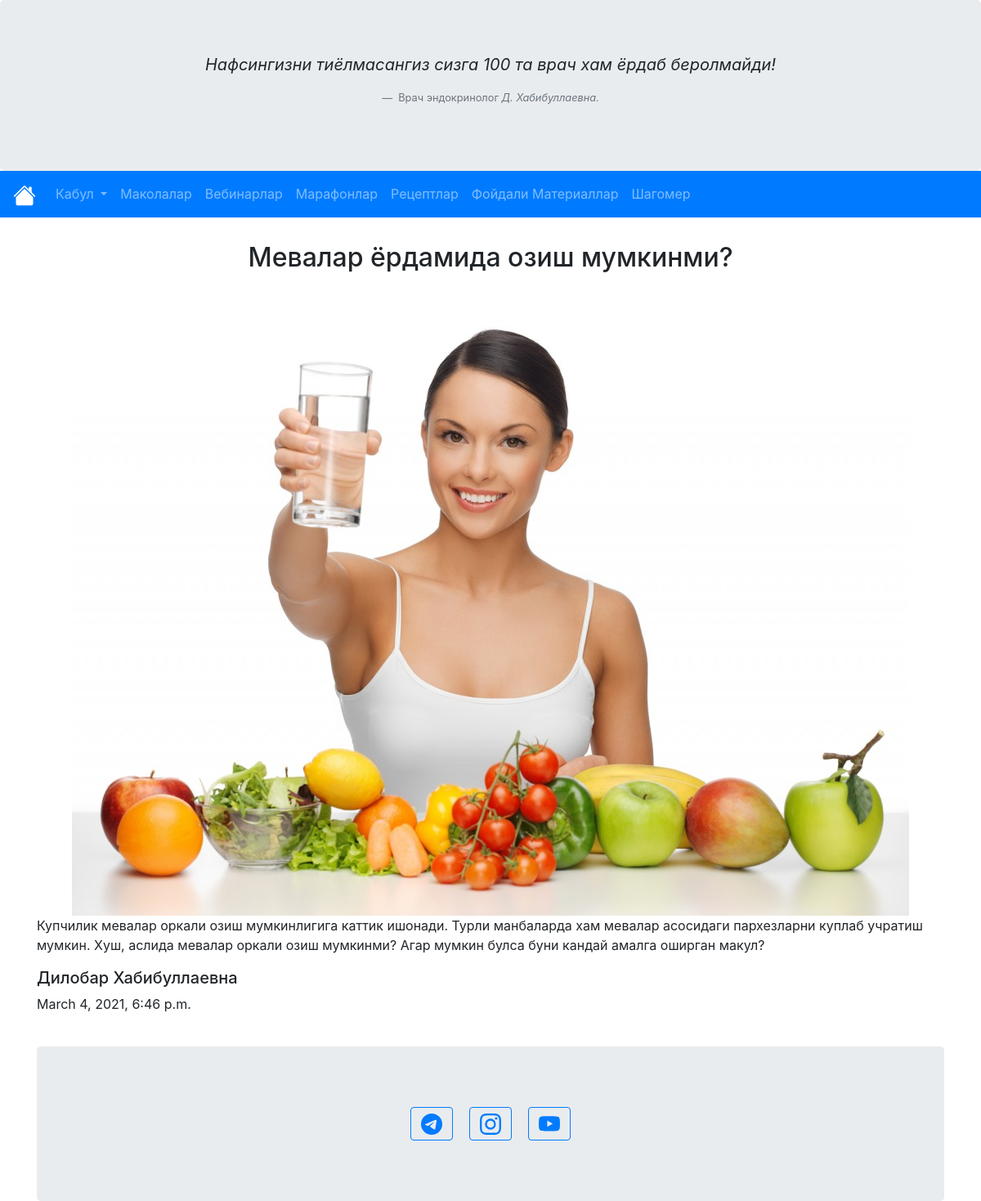
Screenshot of /doctor/article/13 with the database file from the repository.
### doctor/models.py (models this page shows, shortened)
class Article(models.Model):
    title = models.CharField(max_length=100)
    author = models.CharField(max_length=100)
    content = models.TextField()
    image = models.ImageField(upload_to='static/doctor', default='my_photo.png')
    created_at = models.DateTimeField()

### doctor/views.py (the view)
# urls.py: path('article/<int:id>', ArticleView.as_view(), name='article'),
class ArticleView(View):
    def get(self, request, id):
        try:
            article = Article.objects.get(id=id)
            print("URL:   ", article.image)
            return render(request, 'doctor/article.html', {"article": article})
        except Article.DoesNotExist:
            return HttpResponseNotFound()

### doctor/templates/doctor/article.html (shortened to what this page needs)
{% extends "doctor/base.html" %}
{% block content %}
    <div class="col-sm">
      <h2  class="text-center">{{article.title}}</h2>
        {% load static %}
      <div class="my_photo text-center"><img src="{% static article.image %}" class="img-fluid" alt="my photo"></div>
      <p>{{article.content}}</p>
      <h5>{{article.author}}</h5>
      <p>{{article.created_at}}</p>
      <br>
{% endblock %}

### rows the page displays
Article: title "Мевалар ёрдамида озиш мумкинми?", image (picture), content "Купчилик мевалар оркали озиш мумкинлигига каттик ишонади. Турли манбаларда хам мевалар асосидаги пархезларни куплаб учратиш мумкин. Хуш, аслида мевалар оркали озиш мумкинми? Агар мумкин булса буни кандай амалга оширган макул?", author "Дилобар Хабибуллаевна", created_at "March 4, 2021, 6:46 p.m."
